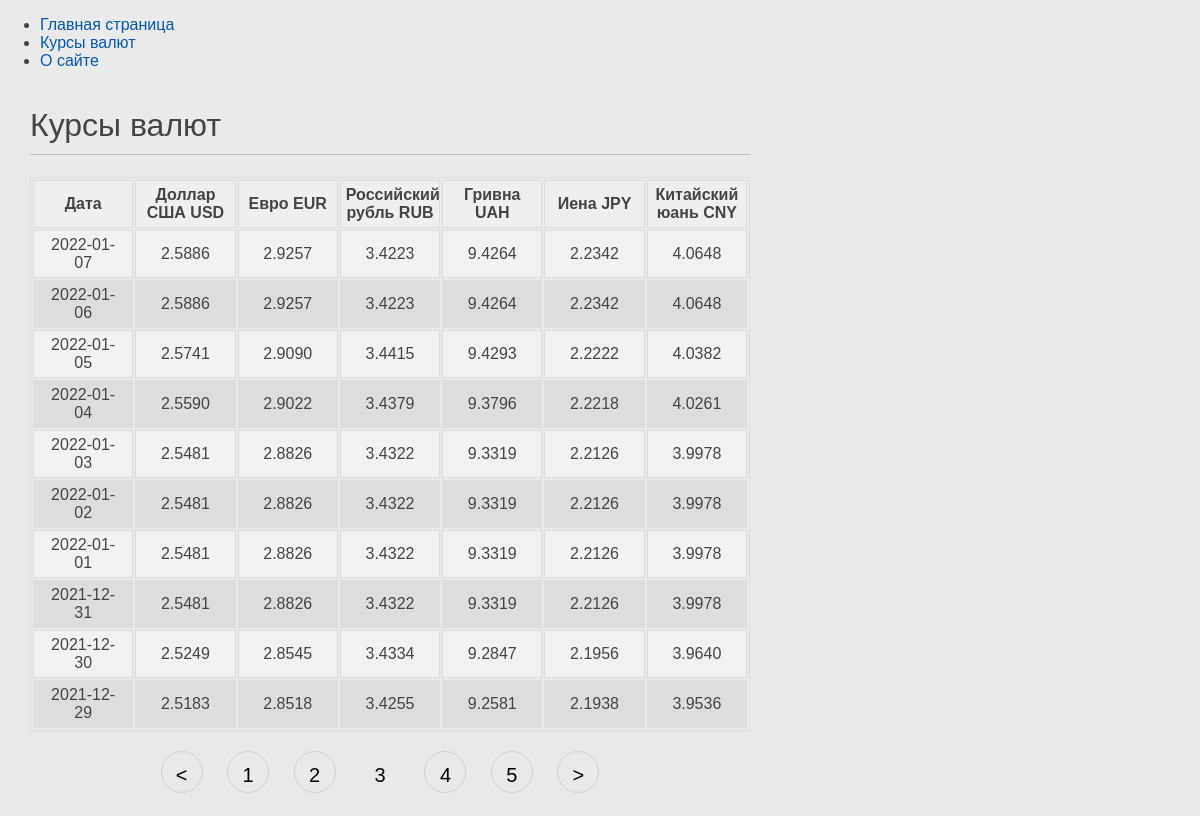
The app's page /assistant/currency/?page=3 with its own data.
### assistant/models.py (models this page shows, shortened)
class Course(models.Model):
    date_stamp = models.CharField(max_length=100, primary_key=True)
    usd = models.DecimalField(max_digits=6, decimal_places=4, null=True)
    eur = models.DecimalField(max_digits=6, decimal_places=4, null=True)
    rub = models.DecimalField(max_digits=6, decimal_places=4, null=True)
    uah = models.DecimalField(max_digits=6, decimal_places=4, null=True)
    jpy = models.DecimalField(max_digits=6, decimal_places=4, null=True)
    cny = models.DecimalField(max_digits=6, decimal_places=4, null=True)

### assistant/views.py (the view)
# urls.py: path('currency/', views.course_list, name='course_list'),
def course_list(request):
    courses = Course.objects.order_by('-date_stamp')
    paginator = Paginator(courses, 10)
    page_number = request.GET.get('page')
    page_obj = paginator.get_page(page_number)
    return render(request, 'assistant/currency/list.html',
                  {'page_obj': page_obj, 'title': 'Курсы валют', 'menu': menu})

### assistant/templates/assistant/currency/list.html
{% extends "assistant/base.html" %}
{% block content %}
    <h1>{{ title }}</h1>
    <table class="table">
        <thead>
        <tr>
            <th>Дата</th>
            <th>Доллар США USD</th>
            <th>Евро EUR</th>
            <th>Российский рубль RUB</th>
            <th>Гривна UAH</th>
            <th>Иена JPY</th>
            <th>Китайский юань CNY</th>
        </tr>
        </thead>
        <tbody>
        {% for course in page_obj %}
        <tr>
            <td>{{course.date_stamp}}</td>
            <td>{{course.usd}}</td>
            <td>{{course.eur}}</td>
            <td>{{course.rub}}</td>
            <td>{{course.uah}}</td>
            <td>{{course.jpy}}</td>
            <td>{{course.cny}}</td>
        </tr>
        {% endfor %}
        </tbody>
    </table>
{% if page_obj.has_other_pages %}
<nav class="list-pages">
    <ul>
        {% if page_obj.has_previous %}
        <li class="page-num">
                <a href="?page={{ page_obj.previous_page_number }}">&lt;</a>
        </li>
        {% endif %}
        {% for p in page_obj.paginator.page_range %}
                    {% if page_obj.number == p %}
        <li class="page-num page-num-selected">{{ p }}</li>
                    {% elif p >= page_obj.number|add:-2 and p <= page_obj.number|add:2 %}
        <li class="page-num">
            <a href="?page={{ p }}">{{ p }}</a>
        </li>
                    {% endif %}
        {% endfor %}
        {% if page_obj.has_next %}
        <li class="page-num">
                <a href="?page={{ page_obj.next_page_number }}">&gt;</a>
        </li>
        {% endif %}
    </ul>
</nav>
{% endif %}
{% endblock %}

### assistant/static/css/assistant.css (style rules this page uses)
body { margin:0; padding:0; font-family:helvetica, sans-serif; }
a { color:#00abff; text-decoration:none; }
h1 { font-weight:normal; border-bottom:1px solid #bbb; padding:0 0 10px 0; }
.table { border: 1px solid #dddddd; table-layout: fixed; width: 100%; margin-bottom: 20px; }
.table th { font-weight: bold; padding: 5px; background: #efefef; border: 1px solid #dddddd; }
.table td { padding: 5px 10px; border: 1px solid #dddddd; text-align: center; }
.table tbody tr:nth-child(odd) { background: #f2f2f2; }
.table tbody tr:nth-child(even) { background: #dddddd; }
body { background-color: #eaeaea }
.list-pages { text-align: center; margin: 0 0 20px 0; }
.list-pages ul { margin: 20px 0 0 0; padding: 0; list-style: none; }
.list-pages ul li { display: inline-block; margin: 0 20px 0 0; }
.list-pages a { color: #000; font-size: 20px; text-decoration: none; }
.list-pages .page-num, .page-num-selected { display: inline-block; width: 40px; height: 28px; padding: 12px 0 0 0; border: 1px solid #d0d0d0; border-radius: 30px; }
.list-pages .page-num-selected { border: none; color: #000; font-size: 20px; }
html, body { font-family: 'Arial'; margin: 0; padding: 0; height: 100%; width: 100%; color: #444; }
a { color: #0059b2; text-decoration: none; }

### records on screen
Course: date_stamp "2022-01-07", usd "2.5886", eur "2.9257", rub "3.4223", uah "9.4264", jpy "2.2342", cny "4.0648"
Course: date_stamp "2022-01-06", usd "2.5886", eur "2.9257", rub "3.4223", uah "9.4264", jpy "2.2342", cny "4.0648"
Course: date_stamp "2022-01-05", usd "2.5741", eur "2.9090", rub "3.4415", uah "9.4293", jpy "2.2222", cny "4.0382"
Course: date_stamp "2022-01-04", usd "2.5590", eur "2.9022", rub "3.4379", uah "9.3796", jpy "2.2218", cny "4.0261"
Course: date_stamp "2022-01-03", usd "2.5481", eur "2.8826", rub "3.4322", uah "9.3319", jpy "2.2126", cny "3.9978"
Course: date_stamp "2022-01-02", usd "2.5481", eur "2.8826", rub "3.4322", uah "9.3319", jpy "2.2126", cny "3.9978"
Course: date_stamp "2022-01-01", usd "2.5481", eur "2.8826", rub "3.4322", uah "9.3319", jpy "2.2126", cny "3.9978"
Course: date_stamp "2021-12-31", usd "2.5481", eur "2.8826", rub "3.4322", uah "9.3319", jpy "2.2126", cny "3.9978"
Course: date_stamp "2021-12-30", usd "2.5249", eur "2.8545", rub "3.4334", uah "9.2847", jpy "2.1956", cny "3.9640"
Course: date_stamp "2021-12-29", usd "2.5183", eur "2.8518", rub "3.4255", uah "9.2581", jpy "2.1938", cny "3.9536"

### other values on screen
{{ m.title }} "Главная страница" "Курсы валют"
{{ m.title }} "О сайте"
{{ title }} "Курсы валют"
{{ p }} "1" "2" "4" "5"
{{ p }} "3"
